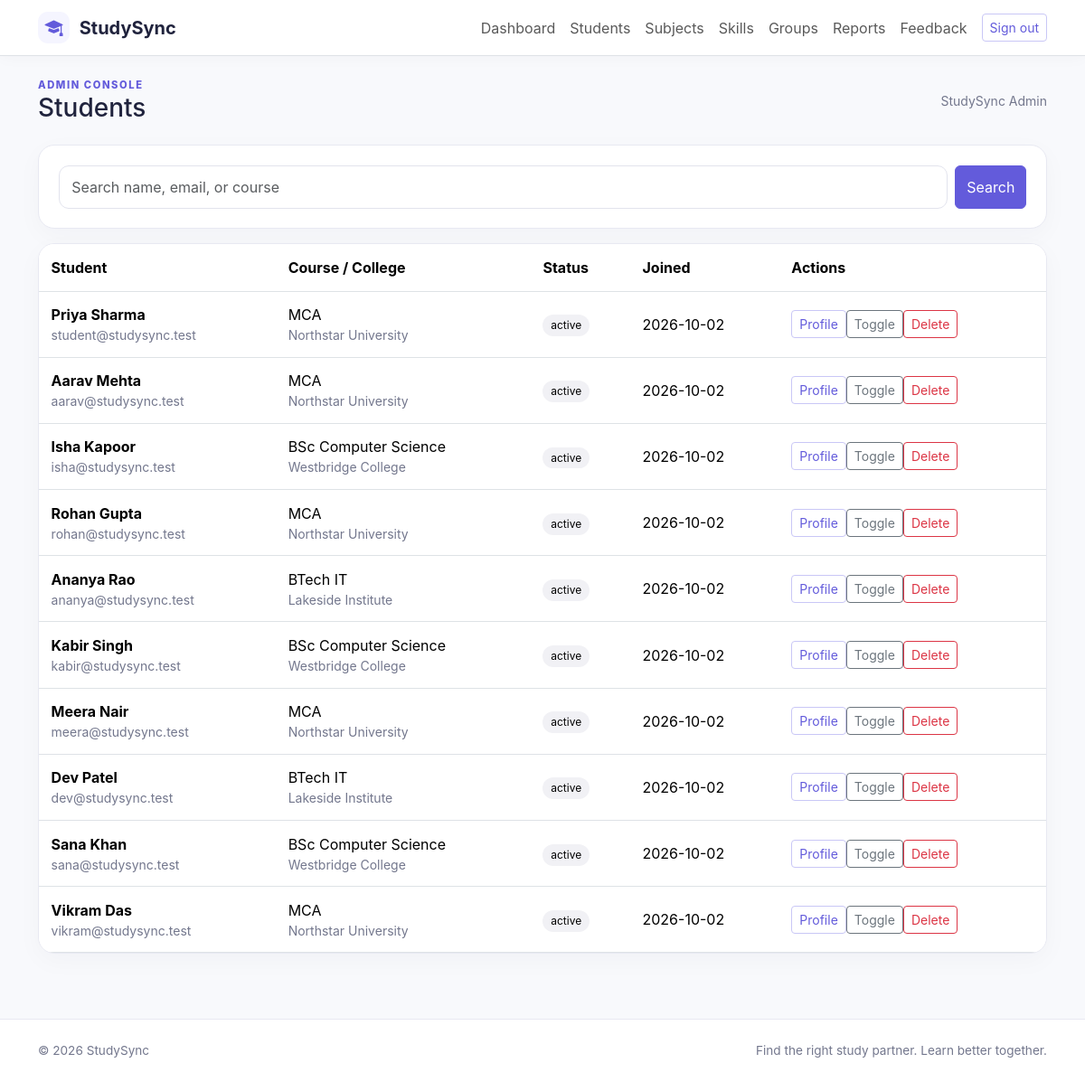
/admin/students.php (signed in), run on the app's committed database.
### tables this page shows
CREATE TABLE users(id BIGINT UNSIGNED AUTO_INCREMENT PRIMARY KEY,name VARCHAR(120) NOT NULL,email VARCHAR(190) NOT NULL UNIQUE,password VARCHAR(255) NOT NULL,role ENUM('student','admin') NOT NULL DEFAULT 'student',status ENUM('active','inactive') NOT NULL DEFAULT 'active',created_at TIMESTAMP NOT NULL DEFAULT CURRENT_TIMESTAMP,updated_at TIMESTAMP NOT NULL DEFAULT CURRENT_TIMESTAMP ON UPDATE CURRENT_TIMESTAMP,INDEX(role,status));

CREATE TABLE student_profiles(user_id BIGINT UNSIGNED PRIMARY KEY,college VARCHAR(180) NOT NULL DEFAULT '',course VARCHAR(120) NOT NULL DEFAULT '',semester TINYINT UNSIGNED NULL,about TEXT NULL,learning_goals TEXT NULL,study_mode ENUM('Online','Offline','Both') NULL,availability_days VARCHAR(100) NULL,start_time TIME NULL,end_time TIME NULL,languages VARCHAR(180) NULL,avatar VARCHAR(255) NULL,FOREIGN KEY(user_id) REFERENCES users(id) ON DELETE CASCADE);

### config/database.php (called while the page is built, shortened)
<?php
function db(): PDO {
    static $pdo;
    if (!$pdo) {
        $pdo = new PDO('mysql:host='.DB_HOST.';dbname='.DB_NAME.';charset=utf8mb4', DB_USER, DB_PASS, [PDO::ATTR_ERRMODE=>PDO::ERRMODE_EXCEPTION, PDO::ATTR_DEFAULT_FETCH_MODE=>PDO::FETCH_ASSOC, PDO::ATTR_EMULATE_PREPARES=>false]);
    }
    return $pdo;
}

### admin/students.php (the view)
<?php require_once __DIR__.'/../includes/functions.php';require_admin();if($_SERVER['REQUEST_METHOD']==='POST'){verify_csrf();$id=(int)$_POST['id'];$act=$_POST['act']??'';if($act==='status')db()->prepare("UPDATE users SET status=IF(status='active','inactive','active') WHERE id=? AND role='student'")->execute([$id]);if($act==='delete')db()->prepare("DELETE FROM users WHERE id=? AND role='student'")->execute([$id]);flash('success','Student record updated.');go('students.php');}$term=trim($_GET['q']??'');$q=db()->prepare("SELECT u.id,u.name,u.email,u.status,u.created_at,p.course,p.college FROM users u JOIN student_profiles p ON p.user_id=u.id WHERE u.role='student' AND (u.name LIKE ? OR u.email LIKE ? OR p.course LIKE ?) ORDER BY u.created_at DESC LIMIT 200");$q->execute(["%$term%","%$term%","%$term%"]);page_start('Students',true); ?><div class="card mb-3"><div class="card-body"><form class="d-flex gap-2"><input class="form-control" name="q" placeholder="Search name, email, or course" value="<?= e($term) ?>"><button class="btn btn-primary">Search</button></form></div></div><div class="card"><div class="table-responsive"><table class="table align-middle mb-0"><thead><tr><th>Student</th><th>Course / College</th><th>Status</th><th>Joined</th><th>Actions</th></tr></thead><tbody><?php foreach($q as $s): ?><tr><td><strong><?= e($s['name']) ?></strong><div class="small text-secondary"><?= e($s['email']) ?></div></td><td><?= e($s['course']) ?><div class="small text-secondary"><?= e($s['college']) ?></div></td><td><span class="status"><?= e($s['status']) ?></span></td><td><?= e(substr($s['created_at'],0,10)) ?></td><td><a class="btn btn-sm btn-outline-primary" href="../student/profile.php?id=<?= $s['id'] ?>">Profile</a><form method="post" class="d-inline"><input type="hidden" name="csrf" value="<?= e(csrf()) ?>"><input type="hidden" name="id" value="<?= $s['id'] ?>"><input type="hidden" name="act" value="status"><button class="btn btn-sm btn-outline-secondary">Toggle</button></form><form method="post" class="d-inline" data-confirm="Permanently delete this student and related data?"><input type="hidden" name="csrf" value="<?= e(csrf()) ?>"><input type="hidden" name="id" value="<?= $s['id'] ?>"><input type="hidden" name="act" value="delete"><button class="btn btn-sm btn-outline-danger">Delete</button></form></td></tr><?php endforeach ?></tbody></table></div></div><?php page_end(); ?>

### includes/functions.php (shortened to what this page needs)
<?php
require_once __DIR__.'/../config/database.php';
function e($v): string { return htmlspecialchars((string)$v, ENT_QUOTES|ENT_SUBSTITUTE, 'UTF-8'); }
function current_user(): ?array { if(empty($_SESSION['uid'])) return null; $q=db()->prepare('SELECT u.id,u.name,u.email,u.role,u.status,p.college,p.course,p.semester,p.avatar FROM users u LEFT JOIN student_profiles p ON p.user_id=u.id WHERE u.id=?'); $q->execute([$_SESSION['uid']]); return $q->fetch() ?: null; }
function page_start(string $title,bool $admin=false): void { $u=current_user(); $flash=$_SESSION['flash']??null;unset($_SESSION['flash']); echo '<!doctype html><html lang="en"><head><meta charset="utf-8"><meta name="viewport" content="width=device-width, initial-scale=1"><title>'.e($title).' · StudySync</title><link href="https://cdn.jsdelivr.net/npm/bootstrap@5.3.3/dist/css/bootstrap.min.css" rel="stylesheet"><link href="https://cdn.jsdelivr.net/npm/bootstrap-icons@1.11.3/font/bootstrap-icons.min.css" rel="stylesheet"><link href="'.(str_contains($_SERVER['PHP_SELF'],'/student/')||str_contains($_SERVER['PHP_SELF'],'/admin/')?'../':'').'assets/css/style.css" rel="stylesheet"></head><body><nav class="navbar navbar-expand-lg bg-white border-bottom sticky-top"><div class="container"><a class="navbar-brand fw-bold" href="'.(str_contains($_SERVER['PHP_SELF'],'/student/')?'dashboard.php':'index.php').'"><span class="brand-icon"><i class="bi bi-mortarboard-fill"></i></span> StudySync</a><button class="navbar-toggler" data-bs-toggle="collapse" data-bs-target="#nav"><span class="navbar-toggler-icon"></span></button><div id="nav" class="collapse navbar-collapse"><div class="navbar-nav ms-auto align-items-lg-center">'; if($u){$base=$admin?'../admin/':'../student/';$items=$admin?['Dashboard'=>'dashboard.php','Students'=>'students.php','Subjects'=>'catalog.php?type=subject','Skills'=>'catalog.php?type=skill','Groups'=>'groups.php','Reports'=>'reports.php','Feedback'=>'feedback.php']:['Dashboard'=>'dashboard.php','My Profile'=>'profile.php','Find Partners'=>'find-partners.php','Requests'=>'requests.php','Messages'=>'messages.php','Study Groups'=>'groups.php','Sessions'=>'sessions.php','Notifications'=>'notifications.php','Settings'=>'settings.php']; foreach($items as $n=>$url)echo '<a class="nav-link" href="'.$base.$url.'">'.e($n).'</a>';echo '<a class="btn btn-sm btn-outline-primary ms-lg-2" href="'.($admin?'../':'').'logout.php">Sign out</a>'; } else echo '<a class="nav-link" href="'.(str_contains($_SERVER['PHP_SELF'],'about.php')?'../':'').'index.php#how">How it works</a><a class="nav-link" href="'.(str_contains($_SERVER['PHP_SELF'],'about.php')?'about.php':'about.php').'"><span>About</span></a><a class="nav-link" href="'.(str_contains($_SERVER['PHP_SELF'],'about.php')?'../':'').'login.php">Login</a><a class="btn btn-primary ms-lg-2" href="'.(str_contains($_SERVER['PHP_SELF'],'about.php')?'../':'').'register.php">Get started</a>';echo '</div></div></div></nav><main class="container py-4">';if($flash)echo '<div class="alert alert-'.e($flash[0]).' alert-dismissible">'.e($flash[1]).'<button class="btn-close" data-bs-dismiss="alert"></button></div>'; if($u)echo '<div class="d-flex align-items-center justify-content-between mb-4"><div><div class="eyebrow">'.($admin?'ADMIN CONSOLE':'YOUR LEARNING SPACE').'</div><h1 class="h3 mb-0">'.e($title).'</h1></div><div class="small text-secondary">'.e($u['name']).'</div></div>'; }
function page_end(): void { echo '</main><footer class="footer py-4 mt-5"><div class="container d-flex justify-content-between"><span>© '.date('Y').' StudySync</span><span>Find the right study partner. Learn better together.</span></div></footer><script src="https://cdn.jsdelivr.net/npm/bootstrap@5.3.3/dist/js/bootstrap.bundle.min.js"></script><script src="'.(str_contains($_SERVER['PHP_SELF'],'/student/')||str_contains($_SERVER['PHP_SELF'],'/admin/')?'../':'').'assets/js/main.js"></script></body></html>'; }

### assets/css/style.css (style rules this page uses)
:root { --ink:#20233d;--muted:#73778d;--primary:#635bdb;--soft:#f5f5ff;--line:#e8e9f2 }
* { box-sizing:border-box }
body { background:#f8f9fc;color:var(--ink);font-family:Inter,ui-sans-serif,system-ui,-apple-system,"Segoe UI",sans-serif }
.navbar { box-shadow:0 2px 16px #20233d08 }
.navbar-brand { color:var(--ink) }
.brand-icon { display:inline-grid;place-items:center;background:var(--soft);color:var(--primary);width:35px;height:35px;border-radius:11px;margin-right:6px }
.btn-primary { background:var(--primary);border-color:var(--primary) }
.btn-outline-primary { color:var(--primary);border-color:#c9c7f6 }
.card,.panel { border:1px solid var(--line);border-radius:18px;box-shadow:0 8px 28px #20233d08;background:#fff }
.card { overflow:hidden }
.card-body { padding:1.35rem }
.eyebrow { font-size:.7rem;letter-spacing:.14em;color:var(--primary);font-weight:800 }
.text-secondary { color:var(--muted)!important }
.footer { background:#fff;border-top:1px solid var(--line);color:var(--muted);font-size:.85rem }
.form-control,.form-select { border-color:#e2e3ed;border-radius:11px;padding:.68rem .85rem }
.status { font-size:.75rem;padding:.28rem .55rem;border-radius:99px;background:#f1f1f5 }
.table>:not(caption)>*>* { padding:.85rem }

### data on the page
users: name "StudySync Admin"
student_profiles: user_id.name "Priya Sharma", user_id.email "student@studysync.test", course "MCA", college "Northstar University", user_id.status "active", user_id.created_at "2026-10-02"
student_profiles: user_id.name "Aarav Mehta", user_id.email "aarav@studysync.test", course "MCA", college "Northstar University", user_id.status "active", user_id.created_at "2026-10-02"
student_profiles: user_id.name "Isha Kapoor", user_id.email "isha@studysync.test", course "BSc Computer Science", college "Westbridge College", user_id.status "active", user_id.created_at "2026-10-02"
student_profiles: user_id.name "Rohan Gupta", user_id.email "rohan@studysync.test", course "MCA", college "Northstar University", user_id.status "active", user_id.created_at "2026-10-02"
student_profiles: user_id.name "Ananya Rao", user_id.email "ananya@studysync.test", course "BTech IT", college "Lakeside Institute", user_id.status "active", user_id.created_at "2026-10-02"
student_profiles: user_id.name "Kabir Singh", user_id.email "kabir@studysync.test", course "BSc Computer Science", college "Westbridge College", user_id.status "active", user_id.created_at "2026-10-02"
student_profiles: user_id.name "Meera Nair", user_id.email "meera@studysync.test", course "MCA", college "Northstar University", user_id.status "active", user_id.created_at "2026-10-02"
student_profiles: user_id.name "Dev Patel", user_id.email "dev@studysync.test", course "BTech IT", college "Lakeside Institute", user_id.status "active", user_id.created_at "2026-10-02"
student_profiles: user_id.name "Sana Khan", user_id.email "sana@studysync.test", course "BSc Computer Science", college "Westbridge College", user_id.status "active", user_id.created_at "2026-10-02"
student_profiles: user_id.name "Vikram Das", user_id.email "vikram@studysync.test", course "MCA", college "Northstar University", user_id.status "active", user_id.created_at "2026-10-02"

### other printed values
$n "Dashboard"
$n "Students"
$n "Subjects"
$n "Skills"
$n "Groups"
$n "Reports"
$n "Feedback"
$title "Students"
